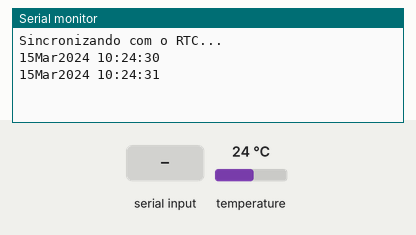
Simulated run of this sketch. Board: Arduino Uno, built with avr-gcc and run on an emulated ATmega328P. Shown: the last lines printed to the serial monitor. The inputs (shaded band) are chosen by the test bench; at power-on: temperature 24 °C. The local clock reads 2024-03-15 10:24:30 at power-on unless the sketch sets it; storage starts empty.

Above: at 1.2 s.
1.3 s: "90,45,200,10\n" received over Serial
At 4.1 s:
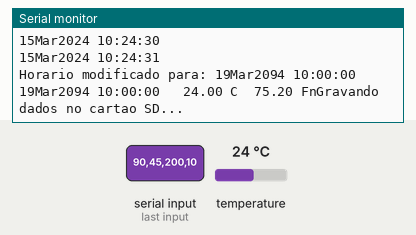
4.3 s: "30,150,10,200\n" received over Serial
At 7.9 s:
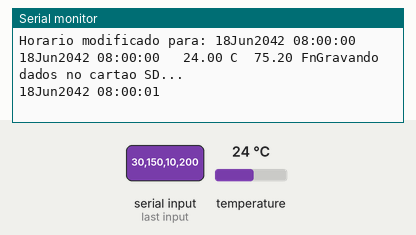
Timing chart, 0 to 9.4 s (numbered marks = the images above; inputs shaded):
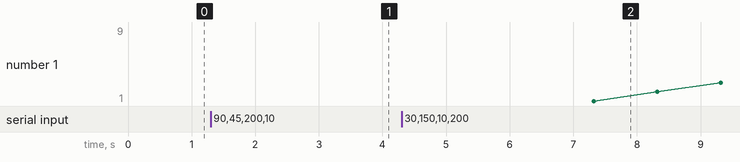

The sketch:

logger.ino
```cpp
//Programa: Datalogger com Arduino, modulo RTC DS3231 e cartao SD
//Alteracoes e adaptacoes: FILIPEFLOP

#include <DS3232RTC.h>
#include <Streaming.h>
#include <Time.h>
#include <Wire.h>
#include <SD.h>
#include <SPI.h>

//Pino CS do modulo cartao SD
int CS_PIN = 4;

File file;

void setup(void)
{
  Serial.begin(9600);
  //Inicializa o cartao SD
  inicia_SD();

  //Sincroniza a biblioteca Time com o RTC a cada 5 minutos
  setSyncProvider(RTC.get);
  Serial << F("Sincronizando com o RTC...");
  if (timeStatus() != timeSet) Serial << F(" Falha!");
  Serial << endl;
}

void loop(void)
{
  static time_t tLast;
  time_t t;
  tmElements_t tm;

  //Verifica se foi setado um novo horario
  //Formato: ano, mês, dia, hora, minuto, segundo
  if (Serial.available() >= 12) {
    int y = Serial.parseInt();
    if (y >= 100 && y < 1000)
      Serial<<F("Erro: Ano deve ter dois ou quatro digitos!") <<endl;
    else {
      if (y >= 1000)
        tm.Year = CalendarYrToTm(y);
      else    //(y < 100)
        tm.Year = y2kYearToTm(y);
      tm.Month = Serial.parseInt();
      tm.Day = Serial.parseInt();
      tm.Hour = Serial.parseInt();
      tm.Minute = Serial.parseInt();
      tm.Second = Serial.parseInt();
      t = makeTime(tm);
      RTC.set(t);
      setTime(t);
      Serial << F("Horario modificado para: ");
      printDateTime(t);
      Serial << endl;
      while (Serial.available() > 0) Serial.read();
    }
  }

  t = now();
  if (t != tLast) {
    tLast = t;
    printDateTime(t);
    //Grava dados no cartao a cada 1 minuto
    if (second(t) == 0)
    {
      float c = RTC.temperature() / 4.;
      float f = c * 9. / 5. + 32.;
      Serial << F("  ") << c << F(" C  ") << f << F(" F");
      Serial.println("nGravando dados no cartao SD...");
      grava_SD(t);
    }
    Serial << endl;
  }
}

//Mostra data e hora na serial
void printDateTime(time_t t)
{
  printI00(day(t), 0);
  Serial << monthShortStr(month(t)) << _DEC(year(t));
  Serial << ' ';
  //printTime(t);
  printI00(hour(t), ':');
  printI00(minute(t), ':');
  printI00(second(t), ' ');
}

//Grava dados no cartao SD
void grava_SD(time_t t)
{
  float c = RTC.temperature() / 4.;
  abre_arquivo_gravacao("data.txt");
  file.print("Data: ");
  file.print(day(t));
  file.print("/");
  if (month(t) < 10)
  {
    file.print("0");
  }
  file.print(month(t));
  file.print("/");
  file.print(year(t));
  file.print(" Hora: ");
  if (hour(t) < 10)
  {
    file.print("0");
  }
  file.print(hour(t));
  file.print(":");
  if (minute(t) < 10)
  {
    file.print("0");
  }
  file.print(minute(t));
  file.print(":");
  if (second(t) < 10)
  {
    file.print("0");
  }
  file.print(second(t));
  file.print(" Temperatura: ");
  file.println(c);
  fecha_arquivo();
}

//Correcao para imprimir "00" ao inves de "0" caso
//o valor seja menor do que 10
void printI00(int val, char delim)
{
  if (val < 10) Serial << '0';
  Serial << _DEC(val);
  if (delim > 0) Serial << delim;
  return;
}

void inicia_SD()
{
  pinMode(CS_PIN, OUTPUT);

  if (SD.begin())
  {
  } else
  {
    return;
  }
}

int abre_arquivo_gravacao(char filename[])
{
  file = SD.open(filename, FILE_WRITE);

  if (file)
  {
    return 1;
  } else
  {
    return 0;
  }
}

void fecha_arquivo()
{
  if (file)
  {
    file.close();
  }
}
```

Measured:
- after the input at 1.3 s, the serial monitor: prints a new line after 2.0 s (image 1)
- after the input at 4.3 s, the serial monitor: prints a new line after 2.0 s (image 2)
